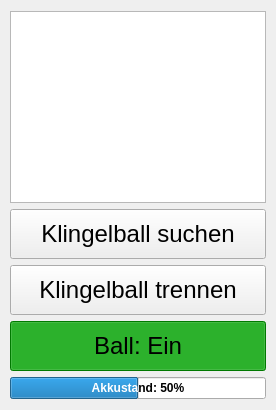
      <widget class="QWidget" name="Ball_Tab">
       <property name="accessibleName">
        <string/>
       </property>
       <property name="accessibleDescription">
        <string/>
       </property>
       <attribute name="icon">
        <iconset resource="UI-Resources.qrc">
         <normaloff>:/Icons/Ball_icon.png</normaloff>
         <activeon>:/Icons/ball_icon_red.png</activeon>:/Icons/Ball_icon.png</iconset>
       </attribute>
       <attribute name="title">
        <string/>
       </attribute>
       <layout class="QVBoxLayout" name="verticalLayout_6">
        <property name="leftMargin">
         <number>10</number>
        </property>
        <property name="rightMargin">
         <number>10</number>
        </property>
        <item>
         <widget class="QListWidget" name="UIDeviceList">
          <property name="sizePolicy">
           <sizepolicy hsizetype="Expanding" vsizetype="Fixed">
            <horstretch>0</horstretch>
            <verstretch>0</verstretch>
           </sizepolicy>
          </property>
          <property name="accessibleName">
           <string>Verfügbare Klingelbälle Liste</string>
          </property>
          <property name="currentRow">
           <number>-1</number>
          </property>
         </widget>
        </item>
        <item>
         <widget class="QPushButton" name="searchKlingelball">
          <property name="minimumSize">
           <size>
            <width>0</width>
            <height>50</height>
           </size>
          </property>
          <property name="font">
           <font>
            <pointsize>18</pointsize>
           </font>
          </property>
          <property name="accessibleName">
           <string>Klingelball suchen Taste</string>
          </property>
          <property name="text">
           <string>Klingelball suchen</string>
          </property>
         </widget>
        </item>
        <item>
         <widget class="QPushButton" name="disconnectKlingelball">
          <property name="minimumSize">
           <size>
            <width>0</width>
            <height>50</height>
           </size>
          </property>
          <property name="font">
           <font>
            <pointsize>18</pointsize>
           </font>
          </property>
          <property name="accessibleName">
           <string>Klingelball trennen taste</string>
          </property>
          <property name="text">
           <string>Klingelball trennen</string>
          </property>
         </widget>
        </item>
        <item>
         <widget class="QPushButton" name="OnOff_Button">
          <property name="minimumSize">
           <size>
            <width>0</width>
            <height>50</height>
           </size>
          </property>
          <property name="font">
           <font>
            <pointsize>18</pointsize>
            <bold>false</bold>
           </font>
          </property>
          <property name="accessibleName">
           <string/>
          </property>
          <property name="accessibleDescription">
           <string/>
          </property>
          <property name="styleSheet">
           <string notr="true">QPushButton:!checked{
	background-color: #e50616;
}

QPushButton::checked{
	background-color: #00aa00;
}

</string>
          </property>
          <property name="text">
           <string>Ball: Ein</string>
          </property>
          <property name="checkable">
           <bool>true</bool>
          </property>
          <property name="checked">
           <bool>true</bool>
          </property>
         </widget>
        </item>
        <item>
         <widget class="QProgressBar" name="batteryStatusProgressbar">
          <property name="font">
           <font>
            <bold>true</bold>
           </font>
          </property>
          <property name="accessibleName">
           <string>Akku Stand</string>
          </property>
          <property name="styleSheet">
           <string notr="true"/>
          </property>
          <property name="value">
           <number>50</number>
          </property>
          <property name="invertedAppearance">
           <bool>false</bool>
          </property>
          <property name="format">
           <string>Akkustand: %p%</string>
          </property>
         </widget>
        </item>
        <item>
         <spacer name="verticalSpacer">
          <property name="sizeHint" stdset="0">
           <size>
            <width>20</width>
            <height>0</height>
           </size>
          </property>
         </spacer>
        </item>
       </layout>
      </widget>
